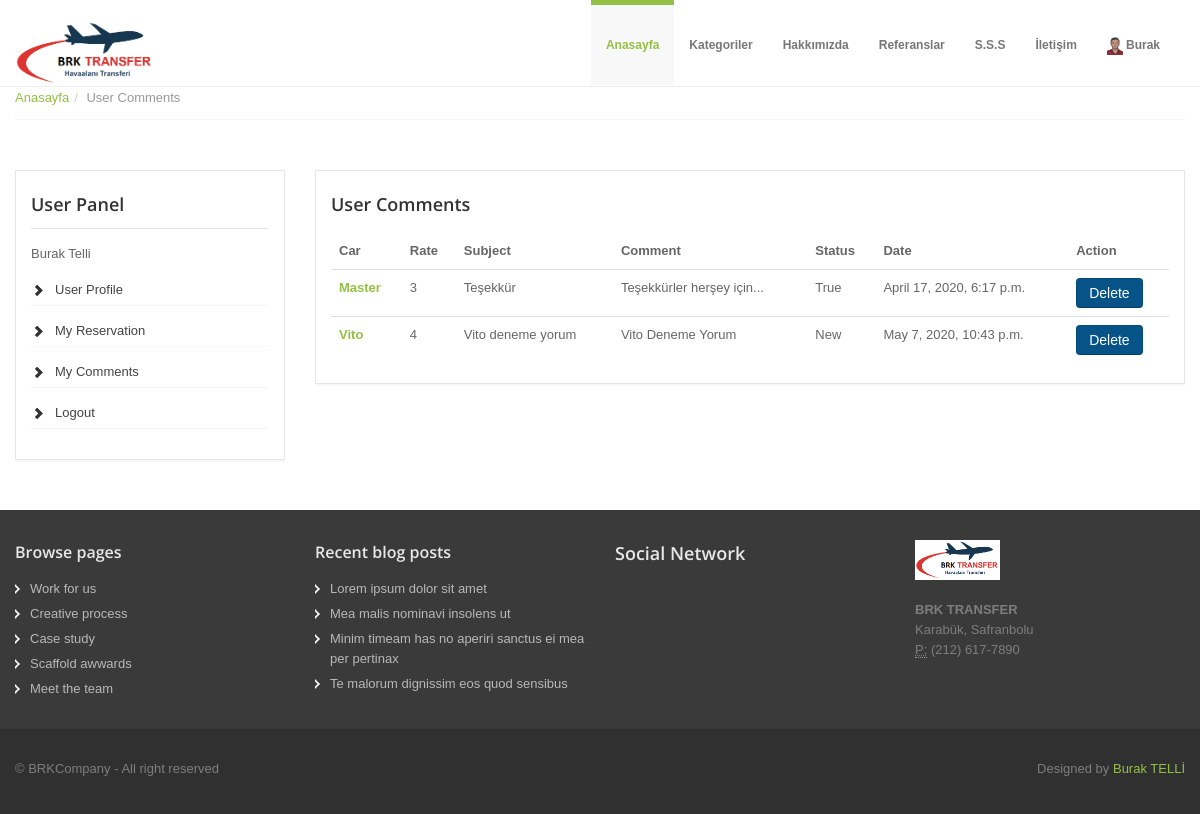
/user/comments/ (signed in), run on the app's committed database.
### home/models.py (models this page shows, shortened)
class UserProfile(models.Model):
    user = models.OneToOneField(User, on_delete=models.CASCADE)
    phone = models.CharField(blank=True, max_length=20)
    address = models.CharField(blank=True, max_length=150)
    city = models.CharField(blank=True, max_length=20)
    country = models.CharField(blank=True, max_length=20)
    image = models.ImageField(blank=True, upload_to='images/users/')
    def user_name(self):
        return '[' +self.user.username + '] ' +self.user.first_name+self.user.last_name
    def image_tag(self):
        return mark_safe('<img src="{}" height="50"/>'.format(self.image.url))
    image_tag.short_description = 'Image'

### car/models.py (models this page shows, shortened)
class Comment(models.Model):
    STATUS = (
        ('New', 'New'),
        ('True', 'True'),
        ('False', 'False'),
    )
    car = models.ForeignKey(Car, on_delete=models.CASCADE)
    user = models.ForeignKey(User, on_delete=models.CASCADE)
    subject = models.CharField(max_length=50)
    comment = models.TextField(max_length=50, blank=True)
    rate = models.IntegerField(blank=True)
    status = models.CharField(max_length=10, choices=STATUS, default='New')
    ip = models.CharField(blank=True, max_length=20)
    create_at = models.DateTimeField(auto_now_add=True)
    update_at = models.DateTimeField(auto_now=True)

class Car(models.Model):
    STATUS = (
        ('True', 'Evet'),
        ('False', 'Hayır'),
    )
    category = models.ForeignKey(Category, on_delete=models.CASCADE)
    title = models.CharField(blank=True, max_length=150)
    keywords = models.CharField(blank=True, max_length=255)
    description = models.CharField(blank=True, max_length=255)
    marka = models.CharField(blank=True, max_length=255)
    model = models.CharField(blank=True, max_length=255)
    kisi_sayisi = models.IntegerField()
    image = models.ImageField(blank=True, upload_to='images/')
    price = models.FloatField()
    detail = RichTextUploadingField()
    slug = models.SlugField(null=False, unique=True)
    status = models.CharField(max_length=10, choices=STATUS)
    create_at = models.DateTimeField(auto_now_add=True)
    update_at = models.DateTimeField(auto_now = True)
    def image_tag(self):
        return mark_safe('<img src="{}" height="50"/>'.format(self.image.url))
    image_tag.short_description = 'Image'

### user/views.py (the view)
# urls.py: path('comments/', views.comments, name='comments'),
@login_required(login_url='/login')
def comments(request):
    category = Category.objects.all()
    current_user = request.user
    comments = Comment.objects.filter(user_id = current_user.id)
    if current_user.is_authenticated:
        profile = UserProfile.objects.get(user_id=current_user.id)
        context = {
            'category': category,
            'comments': comments,
            'profile': profile,
        }
        return render(request, 'user_comments.html', context)
    else:
        context = {
            'category': category,
            'comments': comments,
        }
        return render(request, 'user_comments.html', context)

### user/templates/user_comments.html (shortened to what this page needs)
{% extends "homebase.html" %}
{% block body %}
<section id="breadcrumb">
    <div class="container">
        <div class="row">
            <div class="span12">
                <ul class="breadcrumb notop">
                    <li><a href="/">Anasayfa</a><span class="divider">/</span></li>
                    <li class="active">User Comments</li>
                </ul>
            </div>
        </div>
    </div>
</section>
<section id="maincontent">
    <div class="container">
        <div class="row">
            <div class="span3">
                <aside>
                    {% include "user_panel.html" %}
                </aside>
            </div>
            <div class="span9">
                <aside>
                    <h4>User Comments</h4>
                    <table class="table">
                        <thead>
                        <tr>
                            <th>Car</th>
                            <th>Rate</th>
                            <th>Subject</th>
                            <th>Comment</th>
                            <th>Status</th>
                            <th>Date</th>
                            <th>Action</th>
                        </tr>
                        </thead>
                        <tbody>
                        {% for rs in comments %}
                        <tr>
                            <td>
                                <a href="/car/{{ rs.car_id }}/{{ rs.car.slug }}">
                                    <strong>{{ rs.car.title}}</strong>
                                </a>
                            </td>
                            <td>{{ rs.rate}}</td>
                            <td>{{ rs.subject }}</td>
                            <td>{{ rs.comment }}</td>
                            <td>{{ rs.status }}</td>
                            <td>{{ rs.create_at }}</td>
                            <td><a class="btn btn-primary" href="/user/deletecomment/{{ rs.id }}" onclick="return confirm('Will be deleted ! Are you sure')">Delete</a></td>
                        {% endfor %}
                        </tbody>
                    </table>
                </aside>
            </div>
        </div>
    </div>
</section>
{% endblock %}

### home/templates/header.html (shortened to what this page needs)
{% load static %}
<header>
  <div class="navbar navbar-fixed-top">
    <div class="navbar-inner">
      <div class="container">
        <a class="brand logo" href="/"><img src="{% static 'assets/img/resim.png'%}" height="140" width="140" alt=""></a>
        <div class="navigation">
          <nav>
            <ul class="nav topnav">
              <li class="dropdown active">
                <a href="/">Anasayfa</a>
              </li>
              <li class="dropdown">
                <a href="#">Kategoriler</a>
                  {% load mptt_tags %}
              </li>
              <li class="dropdown">
                <a href="/hakkimizda">Hakkımızda</a>
              </li>
              <li class="dropdown">
                <a href="/referanslar">Referanslar</a>
              </li>
              <li class="dropdown">
                <a href="/sss">S.S.S</a>
              </li>
              <li class="dropdown">
                <a href="/iletisim">İletişim</a>
              </li>
              <li class="dropdown">
                {% if user.id is not None %}
                <a href="#"><img alt="image" src="{{ profile.image.url }}" style="height: 19px">
                  {{ user.first_name }}</a>
                {% else %}
                <a href="#">Login/Join</a>
                {% endif %}
              </li>
            </ul>
          </nav>
        </div>
      </div>
    </div>
  </div>
</header>

### user/templates/user_panel.html
<div class="widget">
    <h4>User Panel</h4>
    {{ user.first_name }}
    {{ user.last_name }}
    <ul class="cat">
        <li><a href="/user">User Profile</a></li>
        <li><a href="/user/reservations">My Reservation</a></li>
        <li><a href="/user/comments">My Comments</a></li>
        <li><a href="/logout">Logout</a></li>
    </ul>
</div>

### home/static/assets/css/docs.css (style rules this page uses)
section { padding-top: 30px; }
h2 + table, h3 + table, h4 + table, h2 + .row { margin-top: 5px; }

### home/static/assets/css/style.css (style rules this page uses)
.row { margin-bottom: 20px; }
header .navbar .brand.logo { padding: 0; margin-left: 0; margin-top: 20px; }
.navbar .nav { margin-top: 5px; }
.navbar .nav li.active { margin-top: -5px; }
.navbar .nav li.active a, .navbar .nav li.active a:hover { background: #f8f8f8; }
.navbar ul.topnav { float: right; }
.navbar .nav>li>a { float: none; font-size: 12px; padding: 30px 15px 30px; color: #777777; text-decoration: none; text-shadow: none; font-weight: bold; }
#maincontent { z-index: 1000; margin-top: 0px; }
aside { padding: 20px 15px 0 15px; margin: 0 0 30px 0; border: 1px solid #e6e6e6; -webkit-box-shadow: 0 2px 0 rgba(0, 0, 0, 0.03); -moz-box-shadow: 0 2px 0 rgba(0, 0, 0, 0.03); box-shadow: 0 2px 0 rgba(0, 0, 0, 0.03); -webkit-box-sizing: border-box; -moz-box-sizing: border-box; box-sizing: border-box; }
aside .widget { margin-bottom: 30px; }
aside .widget ul { list-style: none; margin-left: 0; }
aside .widget ul li { border-bottom: 1px dotted #efefef; margin: 15px 0 0 0; padding-bottom: 5px; }
aside .widget h4 { border-bottom: 1px solid #e5e5e5; padding-bottom: 10px; margin-bottom: 15px; }
aside .widget ul.cat { list-style: none; margin-left: 0; }
aside .widget ul.cat li { padding-left: 24px; background-image: url("../img/glyphicons-halflings.png"); background-repeat: no-repeat; background-position: -456px -69px; }
aside .widget ul.cat li a { color: #444; }
#breadcrumb .breadcrumb { margin: -30px 0 0 0; border-bottom: 1px dotted #eeeeee; padding-bottom: 10px; }
.breadcrumb>li { display: inline-block; *display: inline; line-height: 1.6em; *zoom: 1; }
.breadcrumb>li>.divider { padding: 0 5px; color: #ccc; }

### home/static/assets/color/default.css (style rules this page uses)
a { color: #94c045; }
.navbar .nav li.active { border-top:5px solid #94c045; }
.navbar .nav li.active a { color:#94c045; }

### data on the page
UserProfile: image (picture)
Comment: car "Master", rate "3", subject "Teşekkür", comment "Teşekkürler herşey için...", status "True", create_at "April 17, 2020, 6:17 p.m."
Comment: car "Vito", rate "4", subject "Vito deneme yorum", comment "Vito Deneme Yorum", status "New", create_at "May 7, 2020, 10:43 p.m."

### other printed values
{{ user.first_name }} "Burak"
{{ user.last_name }} "Telli"
